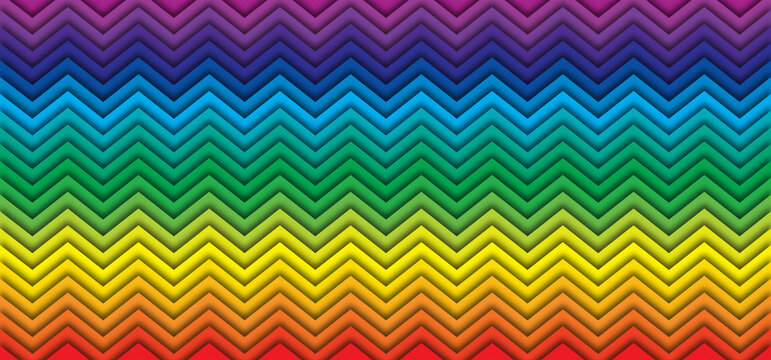
#> input picture LAB/MachineIntelligence/Cycle-1/image.jpg, 771 x 360 px, found by its file name
$ python '3 Read and Convert Binary.py'
#> lines starting #> are read from the running program, lines starting #| are printed output that depends on the picture; after the words box and inside, x2 and y2 are one past the last pixel; in counts of white or black regions, pixels touching at a corner belong together
# Read an image and convert it into binary image using threshold.


import cv2
import matplotlib.pyplot as plt

def convert_to_binary(image_path, threshold_value=128):
    # Reading the image in grayscale
#> called with threshold_value = 128
    img = cv2.imread(image_path, cv2.IMREAD_GRAYSCALE)
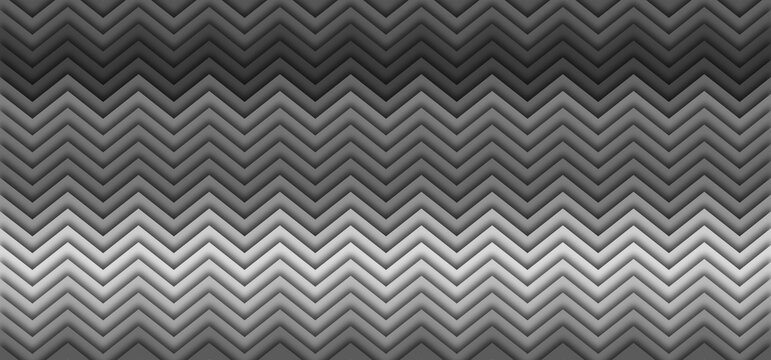
#> img: shape (360, 771); min 10, max 240, mean 105.2
    # Applying threshold
    _, binary_img = cv2.threshold(img, threshold_value, 255, cv2.THRESH_BINARY)
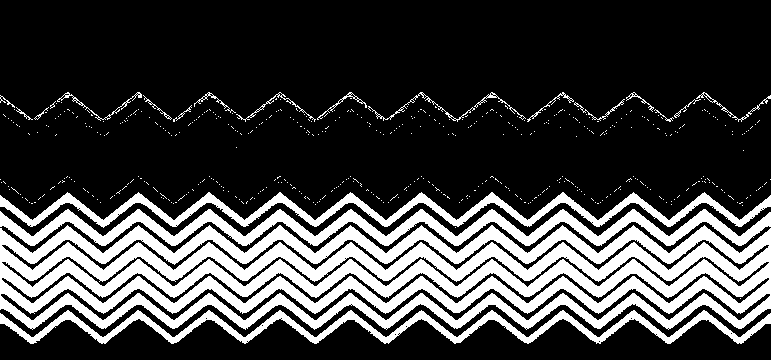
#> binary_img: shape (360, 771); 25.7% white; 472 white regions (451 under 20 px), largest, box (x1, y1, x2, y2) and area: (0, 225, 771, 330) 47226, (0, 209, 771, 246) 8872, (0, 192, 771, 228) 6570
    # Display
    plt.subplot(1, 2, 1)
    plt.imshow(img, cmap='gray')
    plt.title('Original Image')
    plt.subplot(1, 2, 2)
    plt.imshow(binary_img, cmap='gray')
    plt.title('Binary Image')
    plt.show()
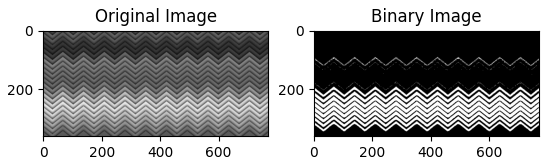
#> figure drawn by matplotlib, 2 panels
# Main
input_image_path = "LAB\MachineIntelligence\Cycle-1\image.jpg"
threshold_value = 128
convert_to_binary(input_image_path, threshold_value)
